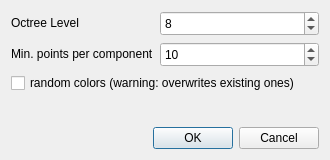
<?xml version="1.0" encoding="UTF-8"?>
<ui version="4.0">
 <class>LabelingDialog</class>
 <widget class="QDialog" name="LabelingDialog">
  <property name="geometry">
   <rect>
    <x>0</x>
    <y>0</y>
    <width>330</width>
    <height>160</height>
   </rect>
  </property>
  <property name="sizePolicy">
   <sizepolicy hsizetype="Maximum" vsizetype="Maximum">
    <horstretch>0</horstretch>
    <verstretch>0</verstretch>
   </sizepolicy>
  </property>
  <property name="windowTitle">
   <string>Connected Components</string>
  </property>
  <layout class="QVBoxLayout" name="verticalLayout">
   <item>
    <layout class="QFormLayout" name="formLayout">
     <item row="0" column="0">
      <widget class="QLabel" name="label">
       <property name="toolTip">
        <string>Grid subdivision level: the greater, the finest</string>
       </property>
       <property name="text">
        <string>Octree Level</string>
       </property>
      </widget>
     </item>
     <item row="0" column="1">
      <widget class="ccOctreeSpinBox" name="octreeLevelSpinBox">
       <property name="minimumSize">
        <size>
         <width>0</width>
         <height>25</height>
        </size>
       </property>
       <property name="minimum">
        <number>1</number>
       </property>
       <property name="maximum">
        <number>10</number>
       </property>
       <property name="value">
        <number>8</number>
       </property>
      </widget>
     </item>
     <item row="1" column="0">
      <widget class="QLabel" name="label_2">
       <property name="toolTip">
        <string>Minimum number of points per component</string>
       </property>
       <property name="text">
        <string>Min. points per component</string>
       </property>
      </widget>
     </item>
     <item row="1" column="1">
      <widget class="QSpinBox" name="minPtsSpinBox">
       <property name="minimumSize">
        <size>
         <width>0</width>
         <height>25</height>
        </size>
       </property>
       <property name="minimum">
        <number>0</number>
       </property>
       <property name="maximum">
        <number>1000000</number>
       </property>
       <property name="singleStep">
        <number>10</number>
       </property>
       <property name="value">
        <number>10</number>
       </property>
      </widget>
     </item>
    </layout>
   </item>
   <item>
    <widget class="QCheckBox" name="randomColorsCheckBox">
     <property name="text">
      <string>random colors (warning: overwrites existing ones)</string>
     </property>
    </widget>
   </item>
   <item>
    <spacer name="verticalSpacer">
     <property name="orientation">
      <enum>Qt::Vertical</enum>
     </property>
     <property name="sizeHint" stdset="0">
      <size>
       <width>20</width>
       <height>40</height>
      </size>
     </property>
    </spacer>
   </item>
   <item>
    <widget class="QDialogButtonBox" name="buttonBox">
     <property name="orientation">
      <enum>Qt::Horizontal</enum>
     </property>
     <property name="standardButtons">
      <set>QDialogButtonBox::Cancel|QDialogButtonBox::Ok</set>
     </property>
    </widget>
   </item>
  </layout>
 </widget>
 <customwidgets>
  <customwidget>
   <class>ccOctreeSpinBox</class>
   <extends>QSpinBox</extends>
   <header location="global">ecvOctreeSpinBox.h</header>
  </customwidget>
 </customwidgets>
 <resources/>
 <connections>
  <connection>
   <sender>buttonBox</sender>
   <signal>accepted()</signal>
   <receiver>LabelingDialog</receiver>
   <slot>accept()</slot>
   <hints>
    <hint type="sourcelabel">
     <x>248</x>
     <y>254</y>
    </hint>
    <hint type="destinationlabel">
     <x>157</x>
     <y>274</y>
    </hint>
   </hints>
  </connection>
  <connection>
   <sender>buttonBox</sender>
   <signal>rejected()</signal>
   <receiver>LabelingDialog</receiver>
   <slot>reject()</slot>
   <hints>
    <hint type="sourcelabel">
     <x>316</x>
     <y>260</y>
    </hint>
    <hint type="destinationlabel">
     <x>286</x>
     <y>274</y>
    </hint>
   </hints>
  </connection>
 </connections>
</ui>
